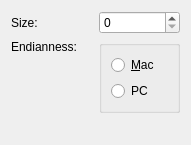
<?xml version="1.0" encoding="UTF-8"?>
<ui version="4.0">
 <class>WdgOptionsHeightMap</class>
 <widget class="QWidget" name="WdgOptionsHeightMap">
  <property name="geometry">
   <rect>
    <x>0</x>
    <y>0</y>
    <width>191</width>
    <height>145</height>
   </rect>
  </property>
  <layout class="QGridLayout" name="gridLayout">
   <item row="2" column="1">
    <spacer name="verticalSpacer">
     <property name="orientation">
      <enum>Qt::Vertical</enum>
     </property>
     <property name="sizeHint" stdset="0">
      <size>
       <width>20</width>
       <height>40</height>
      </size>
     </property>
    </spacer>
   </item>
   <item row="0" column="0">
    <widget class="QLabel" name="label_3">
     <property name="text">
      <string>Size:</string>
     </property>
    </widget>
   </item>
   <item row="0" column="1">
    <widget class="KisIntParseSpinBox" name="intSize"/>
   </item>
   <item row="1" column="0">
    <widget class="QLabel" name="label">
     <property name="text">
      <string>Endianness:</string>
     </property>
     <property name="alignment">
      <set>Qt::AlignLeading|Qt::AlignLeft|Qt::AlignTop</set>
     </property>
    </widget>
   </item>
   <item row="1" column="1">
    <layout class="QHBoxLayout" name="horizontalLayout">
     <item>
      <widget class="QGroupBox" name="groupBox_2">
       <property name="title">
        <string/>
       </property>
       <layout class="QVBoxLayout" name="verticalLayout_2">
        <item>
         <widget class="QRadioButton" name="radioMac">
          <property name="toolTip">
           <string>Big Endian</string>
          </property>
          <property name="text">
           <string>&amp;Mac</string>
          </property>
         </widget>
        </item>
        <item>
         <widget class="QRadioButton" name="radioPC">
          <property name="toolTip">
           <string>Little Endian</string>
          </property>
          <property name="text">
           <string>PC</string>
          </property>
         </widget>
        </item>
       </layout>
      </widget>
     </item>
    </layout>
   </item>
  </layout>
 </widget>
 <customwidgets>
  <customwidget>
   <class>KisIntParseSpinBox</class>
   <extends>QSpinBox</extends>
   <header>kis_intparsespinbox.h</header>
  </customwidget>
 </customwidgets>
 <resources/>
 <connections/>
</ui>
